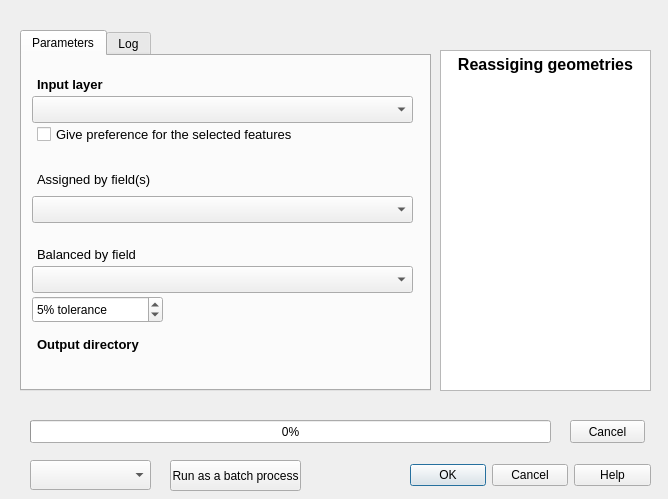
<?xml version="1.0" encoding="UTF-8"?>
<ui version="4.0">
 <class>vgleDialogBase</class>
 <widget class="QDialog" name="vgleDialogBase">
  <property name="geometry">
   <rect>
    <x>0</x>
    <y>0</y>
    <width>668</width>
    <height>499</height>
   </rect>
  </property>
  <property name="windowTitle">
   <string>VGLE</string>
  </property>
  <property name="locale">
   <locale language="English" country="UnitedKingdom"/>
  </property>
  <widget class="QDialogButtonBox" name="button_box">
   <property name="geometry">
    <rect>
     <x>410</x>
     <y>460</y>
     <width>241</width>
     <height>31</height>
    </rect>
   </property>
   <property name="locale">
    <locale language="English" country="UnitedKingdom"/>
   </property>
   <property name="orientation">
    <enum>Qt::Horizontal</enum>
   </property>
   <property name="standardButtons">
    <set>QDialogButtonBox::Cancel|QDialogButtonBox::Help|QDialogButtonBox::Ok</set>
   </property>
  </widget>
  <widget class="QProgressBar" name="progressBar">
   <property name="geometry">
    <rect>
     <x>30</x>
     <y>420</y>
     <width>521</width>
     <height>23</height>
    </rect>
   </property>
   <property name="value">
    <number>0</number>
   </property>
  </widget>
  <widget class="QTextBrowser" name="textBrowser">
   <property name="geometry">
    <rect>
     <x>440</x>
     <y>50</y>
     <width>211</width>
     <height>341</height>
    </rect>
   </property>
   <property name="font">
    <font>
     <weight>50</weight>
     <bold>false</bold>
    </font>
   </property>
   <property name="html">
    <string>&lt;!DOCTYPE HTML PUBLIC &quot;-//W3C//DTD HTML 4.0//EN&quot; &quot;http://www.w3.org/TR/REC-html40/strict.dtd&quot;&gt;
&lt;html&gt;&lt;head&gt;&lt;meta name=&quot;qrichtext&quot; content=&quot;1&quot; /&gt;&lt;style type=&quot;text/css&quot;&gt;
p, li { white-space: pre-wrap; }
&lt;/style&gt;&lt;/head&gt;&lt;body style=&quot; font-family:'MS Shell Dlg 2'; font-size:8.25pt; font-weight:400; font-style:normal;&quot;&gt;
&lt;p align=&quot;center&quot; style=&quot; margin-top:0px; margin-bottom:0px; margin-left:0px; margin-right:0px; -qt-block-indent:0; text-indent:0px;&quot;&gt;&lt;span style=&quot; font-size:12pt; font-weight:600;&quot;&gt;Reassiging geometries&lt;/span&gt;&lt;/p&gt;&lt;/body&gt;&lt;/html&gt;</string>
   </property>
  </widget>
  <widget class="QTabWidget" name="tabWidget">
   <property name="geometry">
    <rect>
     <x>20</x>
     <y>30</y>
     <width>411</width>
     <height>361</height>
    </rect>
   </property>
   <property name="currentIndex">
    <number>0</number>
   </property>
   <widget class="QWidget" name="tab">
    <attribute name="title">
     <string>Parameters</string>
    </attribute>
    <widget class="QgsFieldComboBox" name="mFieldComboBox">
     <property name="geometry">
      <rect>
       <x>10</x>
       <y>140</y>
       <width>381</width>
       <height>27</height>
      </rect>
     </property>
    </widget>
    <widget class="QgsFieldComboBox" name="mFieldComboBox_2">
     <property name="geometry">
      <rect>
       <x>10</x>
       <y>210</y>
       <width>381</width>
       <height>27</height>
      </rect>
     </property>
     <property name="currentText">
      <string/>
     </property>
    </widget>
    <widget class="QLabel" name="label">
     <property name="geometry">
      <rect>
       <x>15</x>
       <y>20</y>
       <width>101</width>
       <height>16</height>
      </rect>
     </property>
     <property name="font">
      <font>
       <pointsize>10</pointsize>
       <weight>75</weight>
       <bold>true</bold>
      </font>
     </property>
     <property name="text">
      <string>Input layer</string>
     </property>
    </widget>
    <widget class="QgsSpinBox" name="mQgsSpinBox">
     <property name="geometry">
      <rect>
       <x>10</x>
       <y>240</y>
       <width>131</width>
       <height>27</height>
      </rect>
     </property>
     <property name="suffix">
      <string>% tolerance</string>
     </property>
     <property name="maximum">
      <number>100</number>
     </property>
     <property name="value">
      <number>5</number>
     </property>
    </widget>
    <widget class="QgsMapLayerComboBox" name="mMapLayerComboBox">
     <property name="geometry">
      <rect>
       <x>10</x>
       <y>40</y>
       <width>381</width>
       <height>27</height>
      </rect>
     </property>
    </widget>
    <widget class="QLabel" name="label_2">
     <property name="geometry">
      <rect>
       <x>15</x>
       <y>280</y>
       <width>121</width>
       <height>16</height>
      </rect>
     </property>
     <property name="font">
      <font>
       <pointsize>10</pointsize>
       <weight>75</weight>
       <bold>true</bold>
      </font>
     </property>
     <property name="text">
      <string>Output directory</string>
     </property>
    </widget>
    <widget class="QLabel" name="label_3">
     <property name="geometry">
      <rect>
       <x>15</x>
       <y>115</y>
       <width>151</width>
       <height>16</height>
      </rect>
     </property>
     <property name="font">
      <font>
       <pointsize>10</pointsize>
       <weight>50</weight>
       <bold>false</bold>
      </font>
     </property>
     <property name="text">
      <string>Assigned by field(s)</string>
     </property>
    </widget>
    <widget class="QCheckBox" name="checkBox">
     <property name="geometry">
      <rect>
       <x>15</x>
       <y>70</y>
       <width>261</width>
       <height>17</height>
      </rect>
     </property>
     <property name="font">
      <font>
       <pointsize>10</pointsize>
      </font>
     </property>
     <property name="text">
      <string>Give preference for the selected features</string>
     </property>
    </widget>
    <widget class="QgsFileWidget" name="mQgsFileWidget">
     <property name="geometry">
      <rect>
       <x>10</x>
       <y>300</y>
       <width>381</width>
       <height>27</height>
      </rect>
     </property>
    </widget>
    <widget class="QLabel" name="label_4">
     <property name="geometry">
      <rect>
       <x>15</x>
       <y>190</y>
       <width>151</width>
       <height>16</height>
      </rect>
     </property>
     <property name="font">
      <font>
       <pointsize>10</pointsize>
       <weight>50</weight>
       <bold>false</bold>
      </font>
     </property>
     <property name="text">
      <string>Balanced by field</string>
     </property>
    </widget>
   </widget>
   <widget class="QWidget" name="tab_2">
    <attribute name="title">
     <string>Log</string>
    </attribute>
    <widget class="QTextBrowser" name="textBrowser_2">
     <property name="geometry">
      <rect>
       <x>10</x>
       <y>10</y>
       <width>381</width>
       <height>311</height>
      </rect>
     </property>
     <property name="font">
      <font>
       <weight>50</weight>
       <bold>false</bold>
      </font>
     </property>
     <property name="html">
      <string>&lt;!DOCTYPE HTML PUBLIC &quot;-//W3C//DTD HTML 4.0//EN&quot; &quot;http://www.w3.org/TR/REC-html40/strict.dtd&quot;&gt;
&lt;html&gt;&lt;head&gt;&lt;meta name=&quot;qrichtext&quot; content=&quot;1&quot; /&gt;&lt;style type=&quot;text/css&quot;&gt;
p, li { white-space: pre-wrap; }
&lt;/style&gt;&lt;/head&gt;&lt;body style=&quot; font-family:'MS Shell Dlg 2'; font-size:8.25pt; font-weight:400; font-style:normal;&quot;&gt;
&lt;p align=&quot;center&quot; style=&quot; margin-top:0px; margin-bottom:0px; margin-left:0px; margin-right:0px; -qt-block-indent:0; text-indent:0px;&quot;&gt;&lt;span style=&quot; font-size:12pt; font-weight:600;&quot;&gt;Logging&lt;/span&gt;&lt;/p&gt;&lt;/body&gt;&lt;/html&gt;</string>
     </property>
    </widget>
   </widget>
  </widget>
  <widget class="QPushButton" name="pushButton">
   <property name="geometry">
    <rect>
     <x>570</x>
     <y>420</y>
     <width>75</width>
     <height>23</height>
    </rect>
   </property>
   <property name="text">
    <string>Cancel</string>
   </property>
  </widget>
  <widget class="QPushButton" name="pushButton_2">
   <property name="geometry">
    <rect>
     <x>170</x>
     <y>460</y>
     <width>131</width>
     <height>31</height>
    </rect>
   </property>
   <property name="text">
    <string>Run as a batch process</string>
   </property>
  </widget>
  <widget class="QgsCheckableComboBox" name="mComboBox">
   <property name="geometry">
    <rect>
     <x>30</x>
     <y>460</y>
     <width>121</width>
     <height>30</height>
    </rect>
   </property>
   <property name="currentText">
    <string>Advanced</string>
   </property>
   <property name="defaultText">
    <string>Advanced</string>
   </property>
  </widget>
 </widget>
 <customwidgets>
  <customwidget>
   <class>QgsCheckableComboBox</class>
   <extends>QComboBox</extends>
   <header>qgscheckablecombobox.h</header>
  </customwidget>
  <customwidget>
   <class>QgsFieldComboBox</class>
   <extends>QComboBox</extends>
   <header>qgsfieldcombobox.h</header>
  </customwidget>
  <customwidget>
   <class>QgsFileWidget</class>
   <extends>QWidget</extends>
   <header>qgsfilewidget.h</header>
  </customwidget>
  <customwidget>
   <class>QgsMapLayerComboBox</class>
   <extends>QComboBox</extends>
   <header>qgsmaplayercombobox.h</header>
  </customwidget>
  <customwidget>
   <class>QgsSpinBox</class>
   <extends>QSpinBox</extends>
   <header>qgsspinbox.h</header>
  </customwidget>
 </customwidgets>
 <resources/>
 <connections>
  <connection>
   <sender>button_box</sender>
   <signal>accepted()</signal>
   <receiver>vgleDialogBase</receiver>
   <slot>accept()</slot>
   <hints>
    <hint type="sourcelabel">
     <x>20</x>
     <y>20</y>
    </hint>
    <hint type="destinationlabel">
     <x>20</x>
     <y>20</y>
    </hint>
   </hints>
  </connection>
  <connection>
   <sender>button_box</sender>
   <signal>rejected()</signal>
   <receiver>vgleDialogBase</receiver>
   <slot>reject()</slot>
   <hints>
    <hint type="sourcelabel">
     <x>20</x>
     <y>20</y>
    </hint>
    <hint type="destinationlabel">
     <x>20</x>
     <y>20</y>
    </hint>
   </hints>
  </connection>
 </connections>
</ui>
